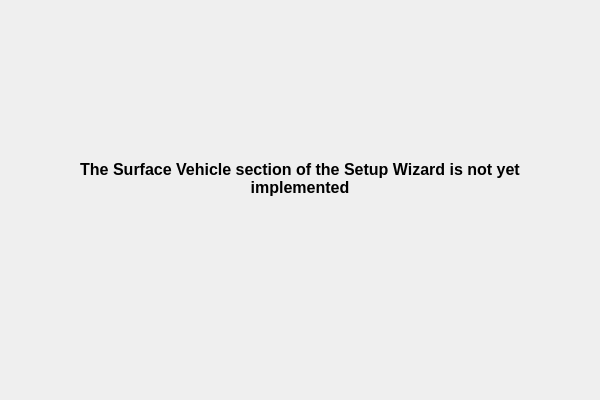
<?xml version="1.0" encoding="UTF-8"?>
<ui version="4.0">
 <class>SurfacePage</class>
 <widget class="QWizardPage" name="SurfacePage">
  <property name="geometry">
   <rect>
    <x>0</x>
    <y>0</y>
    <width>600</width>
    <height>400</height>
   </rect>
  </property>
  <property name="windowTitle">
   <string>WizardPage</string>
  </property>
  <widget class="QLabel" name="label_2">
   <property name="geometry">
    <rect>
     <x>50</x>
     <y>160</y>
     <width>500</width>
     <height>41</height>
    </rect>
   </property>
   <property name="text">
    <string>&lt;html&gt;&lt;head/&gt;&lt;body&gt;&lt;p align=&quot;center&quot;&gt;&lt;span style=&quot; font-family:'MS Shell Dlg 2'; font-size:12pt; font-weight:600;&quot;&gt;The Surface Vehicle section of the Setup Wizard is not yet implemented&lt;/span&gt;&lt;br/&gt;&lt;/p&gt;&lt;/body&gt;&lt;/html&gt;</string>
   </property>
   <property name="alignment">
    <set>Qt::AlignHCenter|Qt::AlignTop</set>
   </property>
   <property name="wordWrap">
    <bool>true</bool>
   </property>
  </widget>
 </widget>
 <resources/>
 <connections/>
</ui>
